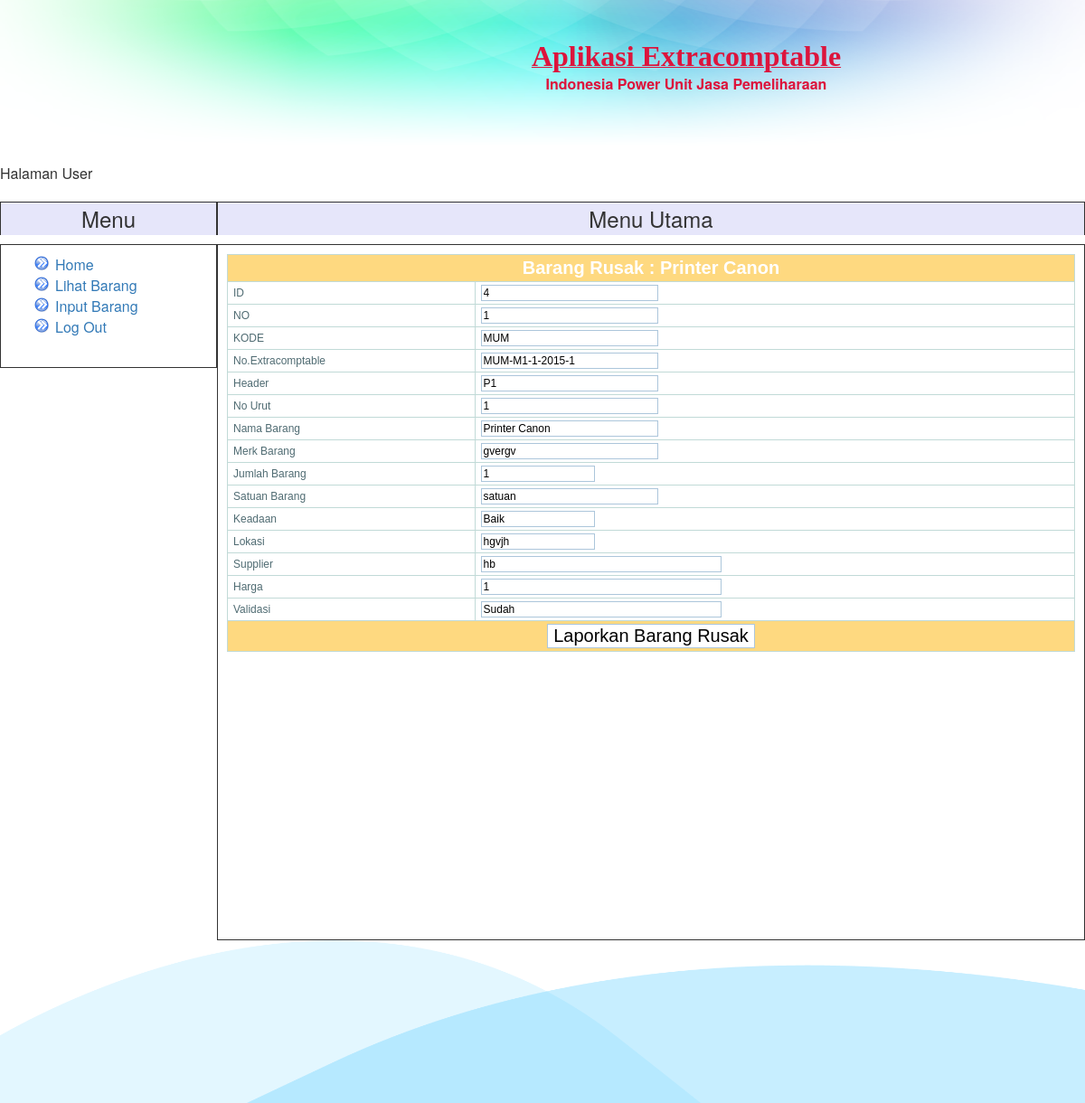
Page /user/index.php?page=lihat_rusak&no_extracom=MUM-M1-1-2015-1 on the committed database.
### tables this page shows
CREATE TABLE IF NOT EXISTS `detail_barang` (
`id` int(11) NOT NULL,
  `kode_akhir` int(11) NOT NULL,
  `kode` varchar(5) NOT NULL,
  `no_extracom` varchar(20) NOT NULL,
  `header` varchar(5) NOT NULL,
  `no_urut` int(11) NOT NULL,
  `namabrg` varchar(20) NOT NULL,
  `merk` varchar(20) NOT NULL,
  `jumlah` int(11) NOT NULL,
  `satuan` varchar(10) NOT NULL,
  `keadaan` varchar(20) NOT NULL,
  `lokasi` varchar(20) NOT NULL,
  `supplier` varchar(20) NOT NULL,
  `harga` int(11) NOT NULL,
  `validasi` varchar(20) NOT NULL
);

### user/lihat_rusak.php (the view, shortened to what this page needs)
<?php
include "../include/koneksi_db.php";
$no_extracom = isset($_GET['no_extracom']) ? $_GET['no_extracom'] : "";
if ($no_extracom == "") {
	echo "<script>alert('Pilih dulu data yang akan di-update');</script>";
	echo "<meta http-equiv='refresh' content='0; url=lihat_barang.php'>";
} else {
	$query		= mysql_query("SELECT * FROM detail_barang WHERE no_extracom='$no_extracom'", $konek);
	$hasil		= mysql_fetch_array($query);
	$nama =$hasil['namabrg'];
?>
<form method="post" action="?page=act_rusak">
<table width=100% border=1 class="table-data">
<tr><td class="head-data" colspan="2">Barang Rusak : <?php echo $nama  ?></td></tr>
<tr><td class="pinggir-data">ID</td>
<td class="pinggir-data"><input type="text" name="id" size="25" value="<?php echo $hasil['id']; ?>" readonly></td></tr>
<tr><td class="pinggir-data">NO</td>
<td class="pinggir-data"><input type="text" name="no" size="25" value="<?php echo $hasil['kode_akhir']; ?>" readonly></td></tr>
<tr><td class="pinggir-data">KODE</td>
<td class="pinggir-data"><input type="text" name="kode" size="25" value="<?php echo $hasil['kode']; ?>" readonly></td></tr>
<tr><td class="pinggir-data">No.Extracomptable</td>
<td class="pinggir-data"><input type="text" name="no_extracom" size="25" value="<?php echo $hasil['no_extracom']; ?>" readonly></td></tr>
<tr><td class="pinggir-data">Header</td>
<td class="pinggir-data"><input type="text" name="header" size="25" value="<?php echo $hasil['header']; ?>" readonly></td></tr>
<tr><td class="pinggir-data">No Urut</td>
<td class="pinggir-data"><input type="text" name="no_urut" size="25" value="<?php echo $hasil['no_urut']; ?>" readonly></td></tr>
<tr><td class="pinggir-data">Nama Barang</td>
<td class="pinggir-data"><input type="text" name="nama" size="25" value="<?php echo $hasil['namabrg']; ?>" readonly></td></tr>
<tr><td class="pinggir-data">Merk Barang</td>
<td class="pinggir-data"><input type="text" name="merk" size="25" value="<?php echo $hasil['merk']; ?>" readonly></td></tr>
<tr><td class="pinggir-data">Jumlah Barang</td>
<td class="pinggir-data"><input type="text" name="jumlah" size="15" value="<?php echo $hasil['jumlah']; ?>" readonly></td></tr>
<tr><td class="pinggir-data">Satuan Barang</td>
<td class="pinggir-data"><input type="text" name="satuan" size="25" value="<?php echo $hasil['satuan']; ?>" readonly></td></tr>
<tr><td class="pinggir-data">Keadaan</td>
<td class="pinggir-data"><input type="text" name="keadaan" size="15" value="<?php echo $hasil['keadaan']; ?>" readonly></td></tr>
<tr><td class="pinggir-data">Lokasi</td>
<td class="pinggir-data"><input type="text" name="lokasi" size="15" value="<?php echo $hasil['lokasi']; ?>" readonly></td></tr>
<tr><td class="pinggir-data">Supplier</td>
<td class="pinggir-data"><input type="text" name="supplier" size="35" value="<?php echo $hasil['supplier']; ?>" readonly></td></tr>
<tr><td class="pinggir-data">Harga</td>
<td class="pinggir-data"><input type="text" name="harga" size="35" value="<?php echo $hasil['harga']; ?>" readonly></td></tr>
<tr><td class="pinggir-data">Validasi</td>
<td class="pinggir-data"><input type="text" name="validasi" size="35" value="<?php echo $hasil['validasi']; ?>" readonly></td></tr>
<tr><td class="head-data" colspan="2" align="center">
<input type="submit" value="Laporkan Barang Rusak">
</td></tr>
</table>
</form>
<?php
}
?>

### include/style.css (style rules this page uses)
body { background-color: #FFFFFF; color: black; margin-top: 0px; margin-left: 50px; margin-right: 50px; font-family: arial; font-size: 14px; }
.table-data { width: 100%; padding: 0; margin: 0 auto 1.5em auto; border-top: 1px solid #C1DAD7; border-left: 1px solid #C1DAD7; border-collapse:collapse; font-size:12px; font-family: verdana,arial,sans-serif; color:#545454; }
.head-data { font: normal 20px "Trebuchet MS", Verdana, Arial, Helvetica, sans-serif; border-right: 1px solid #C1DAD7; border-bottom: 1px solid #C1DAD7; padding: 3px 6px 3px 6px; color: #FFFFFF; width: 10px; text-align: center; background-color:#FED980; font-weight: bold; }
.pinggir-data { font: normal px "Trebuchet MS", Verdana, Arial, Helvetica, sans-serif; border-right: 1px solid #C1DAD7; border-bottom: 1px solid #C1DAD7; padding: 3px 6px 3px 6px; color: #4f6b72; text-align: left; }
input { border-left : 1px solid #acc6db; border-right : 1px solid #acc6db; border-top : 1px solid #acc6db; border-bottom : 1px solid #acc6db; background-color : #fff; font-size : 12px; font-family : Verdana, Arial, Helvetica, sans-serif; color : #000; }

### rows in the picture
detail_barang: namabrg "Printer Canon", id "4", no "1", kode "MUM", no_extracom "MUM-M1-1-2015-1", header "P1", no_urut "1", nama "Printer Canon", merk "gvergv", jumlah "1", satuan "satuan", keadaan "Baik", lokasi "hgvjh", supplier "hb", harga "1", validasi "Sudah"

### other values in the picture
$j "Menu Utama"
